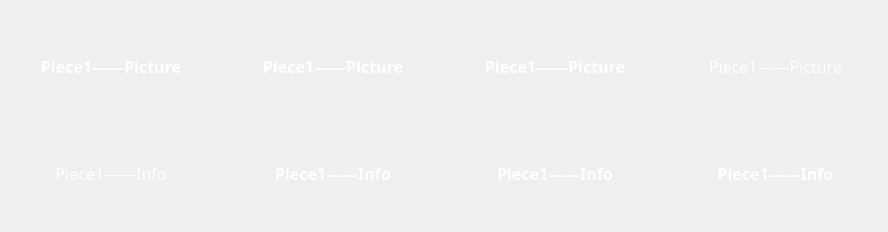
<?xml version="1.0" encoding="UTF-8"?>
<ui version="4.0">
 <class>widget</class>
 <widget class="QWidget" name="widget">
  <property name="geometry">
   <rect>
    <x>0</x>
    <y>0</y>
    <width>888</width>
    <height>232</height>
   </rect>
  </property>
  <property name="windowTitle">
   <string>Form</string>
  </property>
  <layout class="QHBoxLayout" name="horizontalLayout">
   <property name="spacing">
    <number>0</number>
   </property>
   <property name="leftMargin">
    <number>0</number>
   </property>
   <property name="topMargin">
    <number>0</number>
   </property>
   <property name="rightMargin">
    <number>0</number>
   </property>
   <property name="bottomMargin">
    <number>0</number>
   </property>
   <item>
    <widget class="QWidget" name="widget" native="true">
     <property name="styleSheet">
      <string notr="true">color: rgb(255, 255, 255);</string>
     </property>
     <layout class="QHBoxLayout" name="horizontalLayout_2">
      <property name="spacing">
       <number>0</number>
      </property>
      <property name="leftMargin">
       <number>0</number>
      </property>
      <property name="topMargin">
       <number>0</number>
      </property>
      <property name="rightMargin">
       <number>0</number>
      </property>
      <property name="bottomMargin">
       <number>0</number>
      </property>
      <item>
       <widget class="QWidget" name="widget" native="true">
        <property name="sizePolicy">
         <sizepolicy hsizetype="Preferred" vsizetype="Preferred">
          <horstretch>1</horstretch>
          <verstretch>0</verstretch>
         </sizepolicy>
        </property>
        <layout class="QVBoxLayout" name="verticalLayout_12">
         <property name="spacing">
          <number>0</number>
         </property>
         <item>
          <widget class="QLabel" name="dict_1">
           <property name="sizePolicy">
            <sizepolicy hsizetype="Preferred" vsizetype="Preferred">
             <horstretch>0</horstretch>
             <verstretch>6</verstretch>
            </sizepolicy>
           </property>
           <property name="minimumSize">
            <size>
             <width>204</width>
             <height>114</height>
            </size>
           </property>
           <property name="font">
            <font>
             <family>Arial Black</family>
             <pointsize>12</pointsize>
             <weight>75</weight>
             <bold>true</bold>
            </font>
           </property>
           <property name="text">
            <string>Piece1——Picture</string>
           </property>
           <property name="textFormat">
            <enum>Qt::PlainText</enum>
           </property>
           <property name="scaledContents">
            <bool>false</bool>
           </property>
           <property name="alignment">
            <set>Qt::AlignCenter</set>
           </property>
          </widget>
         </item>
         <item>
          <widget class="QLabel" name="dict_1_info">
           <property name="sizePolicy">
            <sizepolicy hsizetype="Preferred" vsizetype="Preferred">
             <horstretch>0</horstretch>
             <verstretch>5</verstretch>
            </sizepolicy>
           </property>
           <property name="minimumSize">
            <size>
             <width>204</width>
             <height>100</height>
            </size>
           </property>
           <property name="font">
            <font>
             <family>Arial Black</family>
             <pointsize>12</pointsize>
            </font>
           </property>
           <property name="text">
            <string>Piece1——Info</string>
           </property>
           <property name="alignment">
            <set>Qt::AlignCenter</set>
           </property>
          </widget>
         </item>
        </layout>
       </widget>
      </item>
      <item>
       <widget class="QWidget" name="widget" native="true">
        <property name="sizePolicy">
         <sizepolicy hsizetype="Preferred" vsizetype="Preferred">
          <horstretch>1</horstretch>
          <verstretch>0</verstretch>
         </sizepolicy>
        </property>
        <layout class="QVBoxLayout" name="verticalLayout_13">
         <property name="spacing">
          <number>0</number>
         </property>
         <item>
          <widget class="QLabel" name="dict_2">
           <property name="sizePolicy">
            <sizepolicy hsizetype="Preferred" vsizetype="Preferred">
             <horstretch>0</horstretch>
             <verstretch>6</verstretch>
            </sizepolicy>
           </property>
           <property name="minimumSize">
            <size>
             <width>204</width>
             <height>114</height>
            </size>
           </property>
           <property name="font">
            <font>
             <family>Arial Black</family>
             <pointsize>12</pointsize>
             <weight>75</weight>
             <bold>true</bold>
            </font>
           </property>
           <property name="text">
            <string>Piece1——Picture</string>
           </property>
           <property name="scaledContents">
            <bool>false</bool>
           </property>
           <property name="alignment">
            <set>Qt::AlignCenter</set>
           </property>
          </widget>
         </item>
         <item>
          <widget class="QLabel" name="dict_2_info">
           <property name="sizePolicy">
            <sizepolicy hsizetype="Preferred" vsizetype="Preferred">
             <horstretch>0</horstretch>
             <verstretch>5</verstretch>
            </sizepolicy>
           </property>
           <property name="minimumSize">
            <size>
             <width>204</width>
             <height>100</height>
            </size>
           </property>
           <property name="font">
            <font>
             <family>Arial Black</family>
             <pointsize>12</pointsize>
             <weight>75</weight>
             <bold>true</bold>
            </font>
           </property>
           <property name="text">
            <string>Piece1——Info</string>
           </property>
           <property name="alignment">
            <set>Qt::AlignCenter</set>
           </property>
          </widget>
         </item>
        </layout>
       </widget>
      </item>
      <item>
       <widget class="QWidget" name="widget" native="true">
        <property name="sizePolicy">
         <sizepolicy hsizetype="Preferred" vsizetype="Preferred">
          <horstretch>1</horstretch>
          <verstretch>0</verstretch>
         </sizepolicy>
        </property>
        <layout class="QVBoxLayout" name="verticalLayout_14">
         <property name="spacing">
          <number>0</number>
         </property>
         <item>
          <widget class="QLabel" name="dict_3">
           <property name="sizePolicy">
            <sizepolicy hsizetype="Preferred" vsizetype="Preferred">
             <horstretch>0</horstretch>
             <verstretch>6</verstretch>
            </sizepolicy>
           </property>
           <property name="minimumSize">
            <size>
             <width>204</width>
             <height>114</height>
            </size>
           </property>
           <property name="font">
            <font>
             <family>Arial Black</family>
             <pointsize>12</pointsize>
             <weight>75</weight>
             <bold>true</bold>
            </font>
           </property>
           <property name="text">
            <string>Piece1——Picture</string>
           </property>
           <property name="scaledContents">
            <bool>false</bool>
           </property>
           <property name="alignment">
            <set>Qt::AlignCenter</set>
           </property>
          </widget>
         </item>
         <item>
          <widget class="QLabel" name="dict_3_info">
           <property name="sizePolicy">
            <sizepolicy hsizetype="Preferred" vsizetype="Preferred">
             <horstretch>0</horstretch>
             <verstretch>5</verstretch>
            </sizepolicy>
           </property>
           <property name="minimumSize">
            <size>
             <width>204</width>
             <height>100</height>
            </size>
           </property>
           <property name="font">
            <font>
             <family>Arial Black</family>
             <pointsize>12</pointsize>
             <weight>75</weight>
             <bold>true</bold>
            </font>
           </property>
           <property name="text">
            <string>Piece1——Info</string>
           </property>
           <property name="alignment">
            <set>Qt::AlignCenter</set>
           </property>
          </widget>
         </item>
        </layout>
       </widget>
      </item>
      <item>
       <widget class="QWidget" name="widget" native="true">
        <property name="sizePolicy">
         <sizepolicy hsizetype="Preferred" vsizetype="Preferred">
          <horstretch>1</horstretch>
          <verstretch>0</verstretch>
         </sizepolicy>
        </property>
        <layout class="QVBoxLayout" name="verticalLayout_15">
         <property name="spacing">
          <number>0</number>
         </property>
         <item>
          <widget class="QLabel" name="dict_4">
           <property name="sizePolicy">
            <sizepolicy hsizetype="Preferred" vsizetype="Preferred">
             <horstretch>0</horstretch>
             <verstretch>6</verstretch>
            </sizepolicy>
           </property>
           <property name="minimumSize">
            <size>
             <width>204</width>
             <height>114</height>
            </size>
           </property>
           <property name="font">
            <font>
             <family>Arial Black</family>
             <pointsize>12</pointsize>
             <weight>50</weight>
             <bold>false</bold>
            </font>
           </property>
           <property name="styleSheet">
            <string notr="true">padding-right:3px
</string>
           </property>
           <property name="text">
            <string>Piece1——Picture</string>
           </property>
           <property name="scaledContents">
            <bool>false</bool>
           </property>
           <property name="alignment">
            <set>Qt::AlignCenter</set>
           </property>
          </widget>
         </item>
         <item>
          <widget class="QLabel" name="dict_4_info">
           <property name="sizePolicy">
            <sizepolicy hsizetype="Preferred" vsizetype="Preferred">
             <horstretch>0</horstretch>
             <verstretch>5</verstretch>
            </sizepolicy>
           </property>
           <property name="minimumSize">
            <size>
             <width>204</width>
             <height>100</height>
            </size>
           </property>
           <property name="font">
            <font>
             <family>Arial Black</family>
             <pointsize>12</pointsize>
             <weight>75</weight>
             <bold>true</bold>
            </font>
           </property>
           <property name="styleSheet">
            <string notr="true">padding-right:3px
</string>
           </property>
           <property name="text">
            <string>Piece1——Info</string>
           </property>
           <property name="alignment">
            <set>Qt::AlignCenter</set>
           </property>
          </widget>
         </item>
        </layout>
       </widget>
      </item>
     </layout>
    </widget>
   </item>
  </layout>
 </widget>
 <resources/>
 <connections/>
</ui>
